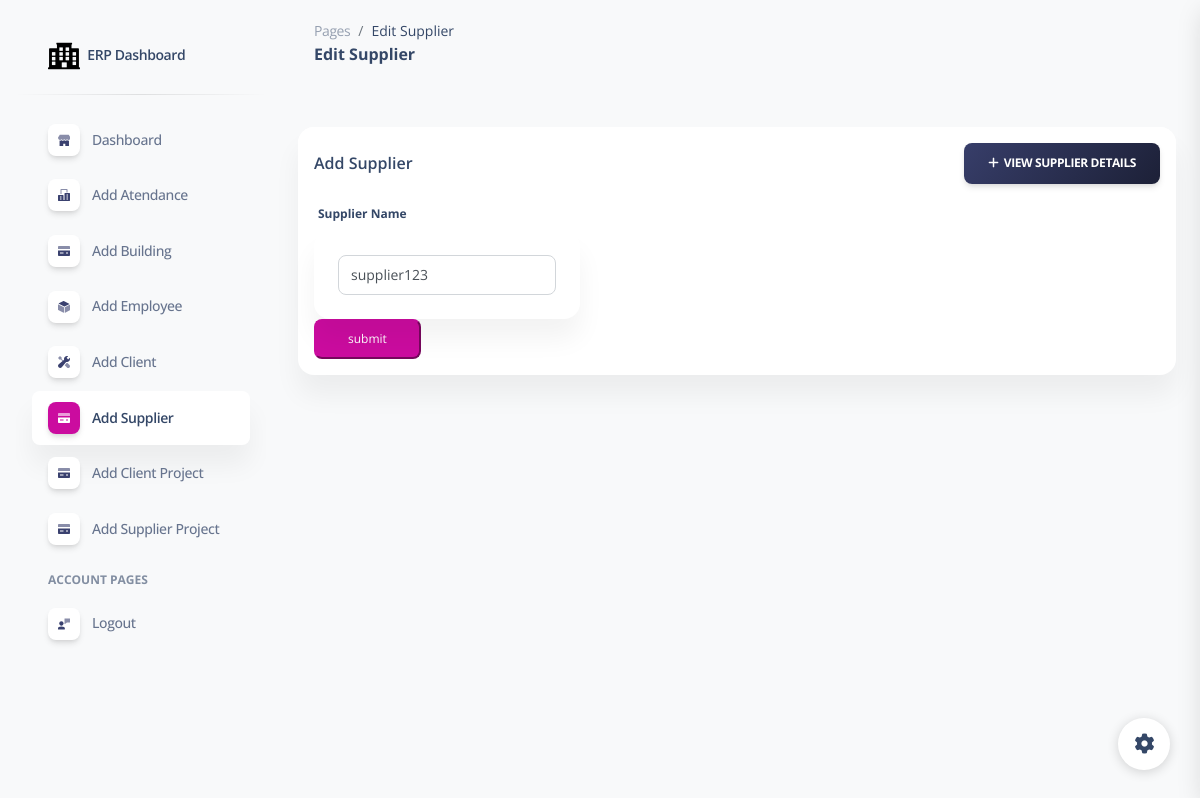
The page /edit_supplier/1/ (signed in) on the database as committed earlier.
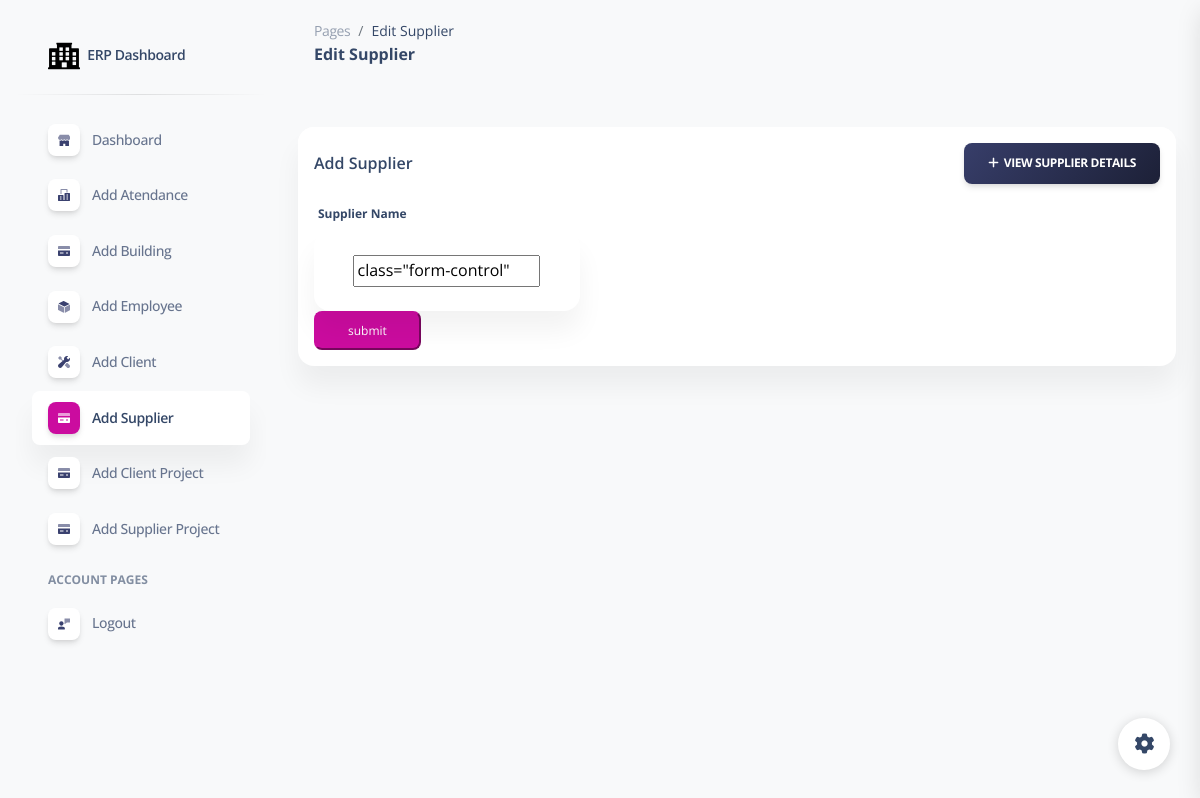
The same page on the database as committed later.
### erpapp/models.py (models this page shows, shortened)
class Supplier(models.Model):
    supplier_name = models.CharField(max_length=255)

### erpapp/views.py (the view)
# urls.py: path('edit_supplier/<int:supplier_id>/', edit_supplier, name='edit_supplier'),
@login_required
def edit_supplier(request, supplier_id):
    supplier = get_object_or_404(Supplier, id=supplier_id)
    if request.method == 'POST':
        supplier.supplier_name = request.POST.get('supplier_name', '')
        supplier.save()
        return redirect('supplier_list')
    return render(request, 'edit_supplier.html', {'supplier': supplier})

### erpapp/templates/edit_supplier.html (shortened to what the changed rows need)
{% extends 'base.html' %}
{% load static %}
{% block content %}
<!DOCTYPE html>
<html lang="en">
<head>
  <link href="{% static  'css/nucleo-icons.css' %}" rel="stylesheet" />
  <link href="{% static  'css/nucleo-svg.css' %}" rel="stylesheet" />
  <link href="{% static '/css/nucleo-svg.css' %}" rel="stylesheet" />
  <link id="pagestyle" href="{% static 'css/soft-ui-dashboard.css' %}" rel="stylesheet" />
</head>
<body class="g-sidenav-show  bg-gray-100">
<main class="main-content position-relative max-height-vh-100 h-100 mt-1 border-radius-lg ">
    <div class="container-fluid py-4">
      <div class="row">
        <div class="col-lg-12">
          <div class="row">
            <form method="post">
            <div class="col-md-12 mb-lg-0 mb-4">
              <div class="card mt-4">
                <div class="card-body p-3">
                    <div class="row">
                      <div class="col-md-4 mb-md-0 mb-4">
                        <div class="card card-body  d-flex align-items-center">
                            <input type="text" name="supplier_name" value={{supplier.supplier_name}} class="form-control" placeholder="Enter Supplier Name">
                        </div>
                      </div>
                  </div>
              </div>
            </div>
        </form>
          </div>
        </div>
      </div>
{% endblock %}

Rows that differ between the two databases and show on the page:
no longer on this page (row edited): Supplier: supplier_name "supplier123"
Other text that changed with them:
form field supplier_name: (not shown) → "class=\"form-control\""
